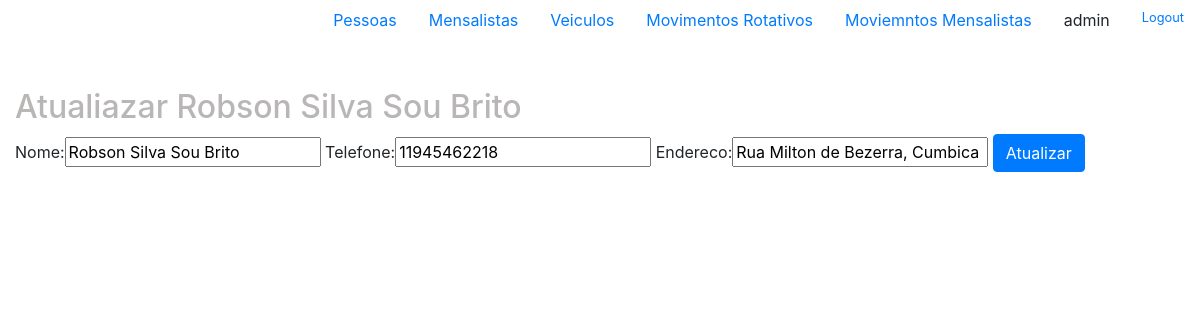
Page /sistema/pessoa-update/1 (signed in) on the committed database.
### core/models.py (models this page shows, shortened)
class Pessoa(models.Model):
    nome = models.CharField(max_length=60)
    telefone = models.CharField(max_length=20)
    endereco = models.CharField(max_length=200)

### core/views.py (the view)
# urls.py: path('pessoa-update/<int:pk>', views.pessoa_update, name="pessoa_update"),
@login_required
def pessoa_update(request, pk):
    pessoa = models.Pessoa.objects.get(pk=pk)
    form = forms.PessoaForm(request.POST or None, instance=pessoa)
    data =  {'form':form, 'pessoa':pessoa}
    if request.method == 'POST':
        if form.is_valid():
            form.save()
            return redirect('core:lista_pessoas')
    return render(request, 'core/pessoa_update.html', data)

### core/forms.py
class PessoaForm(forms.ModelForm):
    class Meta:
        model = models.Pessoa
        fields = ('__all__')

### core/templates/core/pessoa_update.html (shortened to what this page needs)
{% extends 'base.html' %}
{% load bootstrap %}
{% block main %}
<div class="row">
    <div class="col-md-12">
        <h2>Atualiazar {{pessoa.nome}}</h2>
    </div>
</div>
<div class="row">
    <div class="col-md-12">
        <form action="{% url 'core:pessoa_update' pessoa.id %}" method="post">
            {{form | bootstrap}}
            <input type="submit" class="btn btn-primary" value="Atualizar">
        </form>
    </div>
</div>
{% endblock main %}

### templates/base.html (shortened to what this page needs)
{% load static %}
<!DOCTYPE html>
<html lang="pt-br">
<head>
    <link rel="stylesheet" href="{% static 'bootstrap/css/bootstrap.min.css' %}">
    <link rel="stylesheet" href="{% static 'css/style.css' %}">
</head>
<body>
    {% if user.is_authenticated %}
        <nav class="nav justify-content-end">
            <li class="nav-item active">
                <a class="nav-link" href="{% url 'core:lista_pessoas' %}">Pessoas</a>
            </li>
            <li class="nav-item">
                    <a class="nav-link active" href="{% url 'core:lista_mensalistas' %}">Mensalistas</a>
            </li>
            <li class="nav-item">
                <a class="nav-link" href="{% url 'core:lista_veiculos' %}">Veiculos</a>
            </li>
            <li class="nav-item">
                <a class="nav-link" href="{% url 'core:lista_movrotativos' %}">Movimentos Rotativos</a>
            </li>
            <li class="nav-item">
                <a class="nav-link" href="{% url 'core:lista_movmensalistas' %}">Moviemntos Mensalistas</a>
            </li>
            {% if user.is_authenticated %}
            <a class="nav-link">{{user}}</a>
            <small><a class="nav-link" href="{% url 'logout' %}">Logout</a></small>
            {% else %}
            <a class="nav-link" href="/admin/login/?next=/sistema/pessoas/">Login</a>
            {% endif %}
        </nav>
        <br><br>
    {% endif %}
    <div class="container-fluid">
        {% block main %}
        {% endblock %}
    </div>
</body>
</html>

### static/css/style.css (style rules this page uses)
h2 { color:rgb(185, 182, 182) }

### rows in the picture
Pessoa: nome "Robson Silva Sou Brito", telefone "11945462218", endereco "Rua Milton de Bezerra, Cumbica"

### other values in the picture
{{ user }} "admin"
